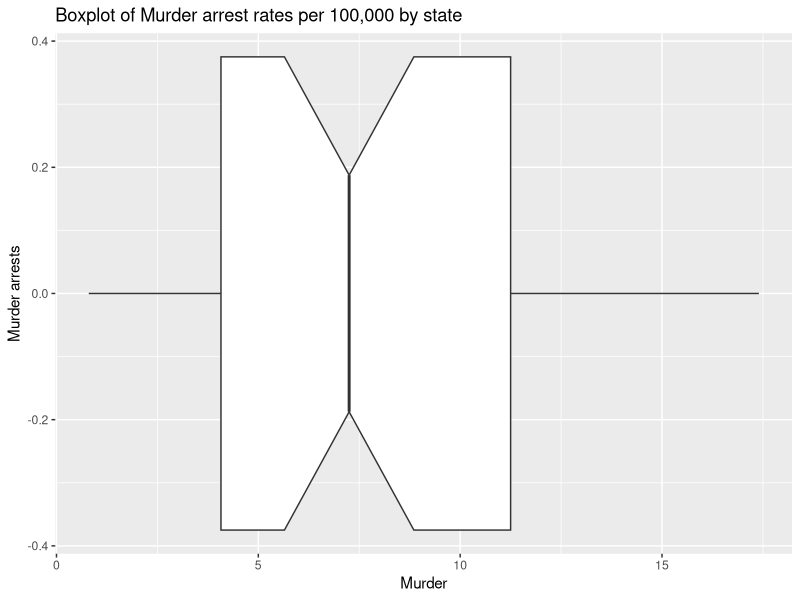
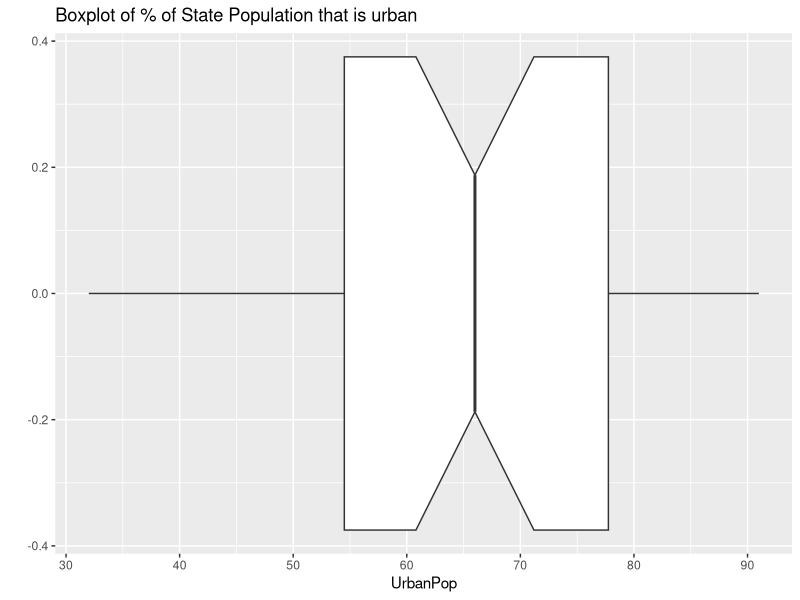
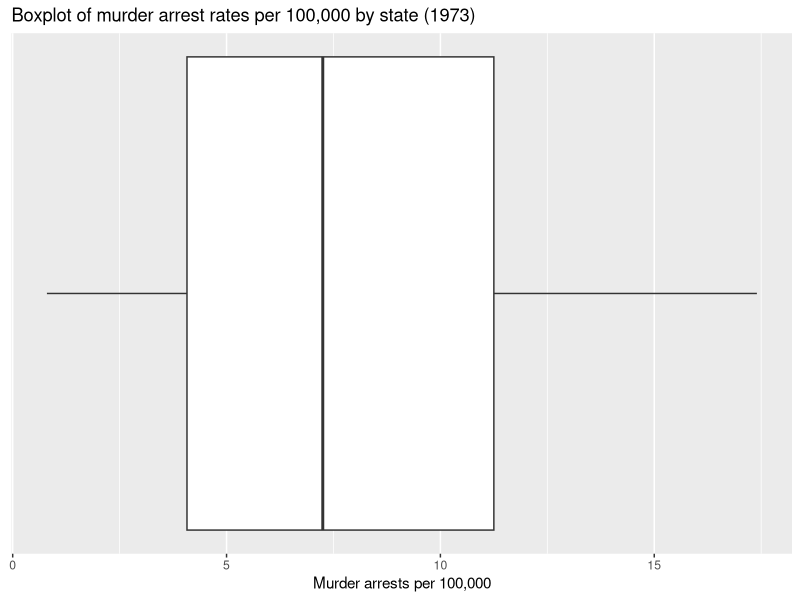
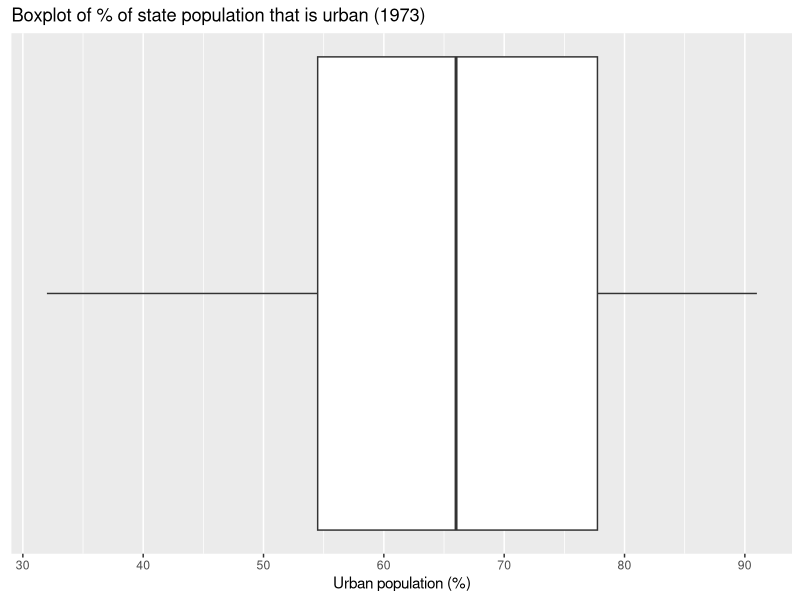
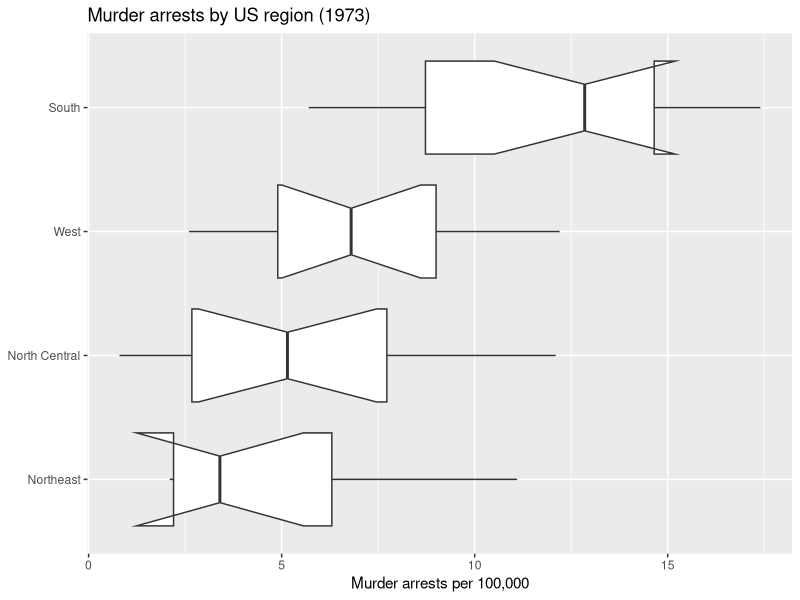
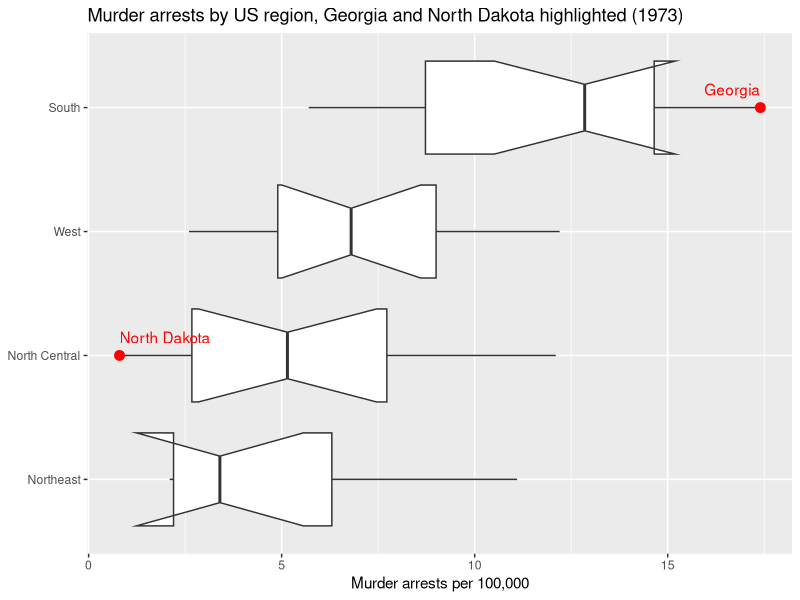
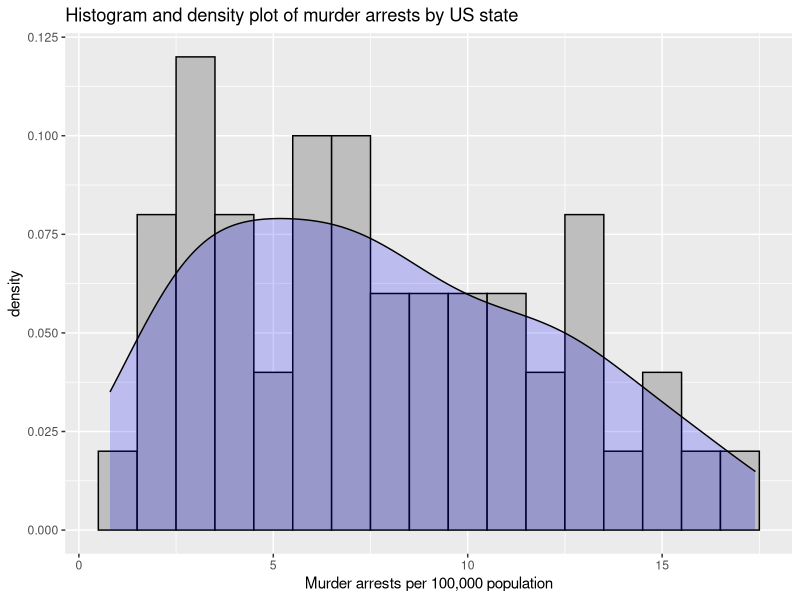
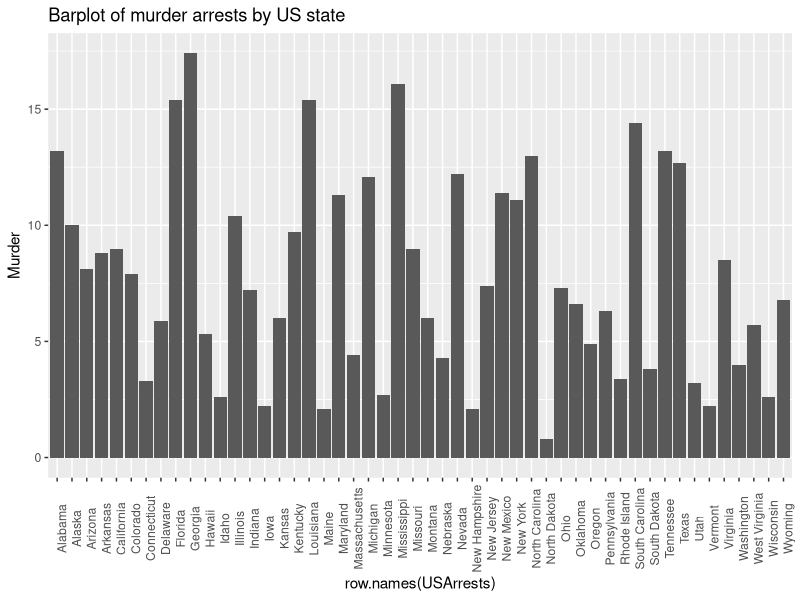

These figures' R source, in order:
## ---- chunk 1
# We will need the ggplot2 package.  This is part of the {tidyverse} package so if you have installed this already or perhaps specifically the {ggplot2} then you are ok.  Otherwise uncomment the line below.
# install.packages("ggplot2")
library(ggplot2)

# The data() function can import various built-in datasets
data("USArrests")
## ---- chunk 2
head(USArrests)
str(USArrests)
## ---- chunk 3
# return all the row names i.e., state labels
row.names(USArrests)
## ---- chunk 4
summary(USArrests)
## ---- chunk 5
# Boxplot of Murder Arrests
ggplot(USArrests, aes(y=Murder)) + 
  geom_boxplot(notch = TRUE) +
  labs(title = "Boxplot of Murder arrest rates per 100,000 by state",
       x = "Murder arrests") +
  coord_flip()       # Turn to horizontal

# Boxplot of % of State Population that is urban
ggplot(USArrests, aes(y=UrbanPop)) + 
  geom_boxplot(notch = TRUE) +
  labs(title = "Boxplot of % of State Population that is urban",
       x = "") +
  coord_flip()       # Turn to horizontal
## ---- chunk 6
# IMPROVED: boxplot of Murder arrests
ggplot(USArrests, aes(x = Murder)) +
  geom_boxplot() +
  labs(title = "Boxplot of murder arrest rates per 100,000 by state (1973)",
       x = "Murder arrests per 100,000") +
  theme(axis.text.y = element_blank(),         # hide the meaningless numbers,
        axis.ticks.y = element_blank(),        # tick marks and grid lines
        panel.grid.major.y = element_blank(),  # on the vertical axis
        panel.grid.minor.y = element_blank())

# IMPROVED: boxplot of % of state population that is urban
ggplot(USArrests, aes(x = UrbanPop)) +
  geom_boxplot() +
  labs(title = "Boxplot of % of state population that is urban (1973)",
       x = "Urban population (%)") +
  theme(axis.text.y = element_blank(),
        axis.ticks.y = element_blank(),
        panel.grid.major.y = element_blank(),
        panel.grid.minor.y = element_blank())
## ---- chunk 7
ua <- USArrests                                # work on a copy
stopifnot(all(row.names(ua) == state.name))    # check the states line up
ua$Region <- state.region

ggplot(ua, aes(x = Murder, y = reorder(Region, Murder, FUN = median))) +
  geom_boxplot(notch = TRUE) +
  labs(title = "Murder arrests by US region (1973)",
       x = "Murder arrests per 100,000", y = NULL)
## ---- chunk 8
ua$State  <- row.names(ua)
ua$Region <- reorder(ua$Region, ua$Murder, FUN = median)   # sort regions by median
ga_nd <- subset(ua, State %in% c("Georgia", "North Dakota"))

ggplot(ua, aes(x = Murder, y = Region)) +
  geom_boxplot(notch = TRUE) +
  geom_point(data = ga_nd, colour = "red", size = 3) +
  geom_text(data = ga_nd, aes(label = State), colour = "red",
            vjust = -1, hjust = "inward") +   # "inward" keeps labels inside the plot
  labs(title = "Murder arrests by US region, Georgia and North Dakota highlighted (1973)",
       x = "Murder arrests per 100,000", y = NULL)
## ---- chunk 9
# A histogram of Murder arrests
  
ggplot(USArrests, aes(x=Murder)) + 
# Histogram with scaled density instead of count on y-axis  
  geom_histogram(aes(y=after_stat(density)),      
                 binwidth=1,
                 colour="black", fill="grey") +
# Overlay with transparent (use the alpha parameter) blue density plot  
  geom_density(alpha=.2, fill="blue") +   
  xlab("Murder arrests per 100,000 population") +
  ggtitle("Histogram and density plot of murder arrests by US state")
## ---- chunk 10
# A bar chart of Murder arrests by state (but hard to read really)
ggplot(data=USArrests, 
       aes(x= row.names(USArrests), y=Murder)) +
  geom_bar(stat="identity") + 
  ggtitle("Barplot of murder arrests by US state") +
  theme(axis.text.x = element_text(angle = 90))      # Rotate the labels for legibility
## ---- chunk 11
# A bar chart of Murder arrests by state (in decreasing order of murder arrests)
ggplot(data=USArrests, aes(x=reorder(row.names(USArrests), -Murder), y=Murder)) +
  geom_bar(stat="identity", fill="orange") + 
  ggtitle("Barplot of murder arrests by US state") +
  xlab("") +                        # suppress the x-axis label
  theme(axis.text.x = element_text(angle=90))
## ---- chunk 12
# Output a correlation matrix for the data frame
# The non-parametric correlation coefficient Spearman's rho is used
cor(USArrests, method = "spearman")

# round the output to read more easily
round(cor(USArrests, use = "all.obs", method = "spearman"),3) #Spearman uses ranks, so it is less affected by outliers
## ---- chunk 13
plot(Murder ~ UrbanPop, data = USArrests,
     xlab = "Urban population (%)", ylab = "Murder arrests per 100,000",
     main = "Murder arrests vs urban population by US state (1973)")
abline(lm(Murder ~ UrbanPop, data = USArrests), col = "blue") 
## ---- chunk 14
# This plot also colours the data points by the Assault arrest rate
# I also save the plot to a new object called p1
p1 <- ggplot(USArrests, aes(x = UrbanPop, y = Murder)) +
  geom_point(aes(colour = Assault), shape = 1, size = 2) +  # colour only the points
  scale_colour_gradient(low = "blue", high = "red") +
  geom_smooth(method = "lm", formula = y ~ x) +             # straight-line fit with 95% band
  labs(title = "Murder arrests vs urban population by US state (1973)",
       x = "Urban population (%)", y = "Murder arrests per 100,000",
       colour = "Assault arrests\nper 100,000")
p1
ggsave("USArrestsPlotGGplot.png", plot = p1, width = 7, height = 5)  # save p1 as a PNG file
## ---- chunk 15
# To load mtcars
data("mtcars")
## ---- chunk 16
ds <- as.data.frame(data()$results)
ds[, c("Package", "Item", "Title")]
## ---- chunk 17
# To list all the built-in data sets
data()
## ---- chunk 18
# Reports counts of missing values by data frame column/variable
colSums(is.na(USArrests))
## ---- chunk 19
str(USArrests)
# Apply class() to each column in USArrests
sapply(USArrests, class)
## ---- chunk 20
# A bar chart of Murder arrests by state (in increasing order of murder arrests)
myFavouriteColour <- "darkgrey"
ggplot(data=USArrests, aes(x=reorder(row.names(USArrests), Murder), y=Murder)) +
  geom_bar(stat="identity", fill=myFavouriteColour) + 
  ggtitle("Barplot of murder arrests by US state") +
  xlab("") +                        # suppress the x-axis label
  theme(axis.text.x = element_text(angle=90))
## ---- chunk 21
# head() is simple and you can control the number of rows returned.
head(mtcars)
# tail() is also simple and perhaps is an antidote to the 'bias'(?) of always looking at the first few rows.
tail(mtcars)
# View() enables you to scroll through an entire data frame.  This works less well when there are 1000s of rows.  Also unlike a spreadsheet you can’t manipulate any of the data.
#View(mtcars)
# str() provides more information on the data types and typical? values.
str(mtcars)
## ---- chunk 22
# str() also provides information on the data frame dimensions.  If you just want the dimensions you can use dim()
str(mtcars)
dim(mtcars)
## ---- chunk 23
median(mtcars$mpg)
# and then continue with each variable (column) one by one ...
# or you might use the summary() function.
summary(mtcars)
## ---- chunk 24
sapply(mtcars, sd)
## ---- chunk 25
sapply(mtcars, sd)
## ---- chunk 26
#sapply(iris, sd)                       # error: Species is a factor
sapply(Filter(is.numeric, iris), sd)   # works: numeric columns only
